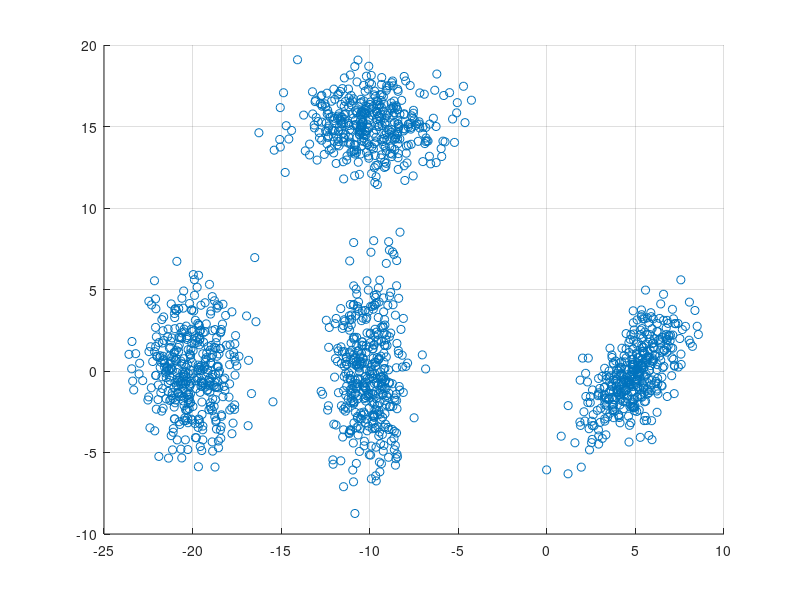

MATLAB code for this plot:
clear
clc

n = 400;
mean1 =  [-10, 0];
mean2 = [5, 0];
mean3 = [-20, 0];
mean4 = [-10, 15];
rng(123)

R1 = [8, 0; 0, 1];
R2 = [5, 0; 0, 1];
R3 = [2, 0; 0, 6];
R4 = [4, 0; 0, 2];

theta1 = 90;
Q1 = [cosd(theta1), -sind(theta1); sind(theta1), cosd(theta1)];
theta2 = 60;
Q2 = [cosd(theta2), -sind(theta2); sind(theta2), cosd(theta2)];
theta3 = 0;
Q3 = [cosd(theta3), -sind(theta3); sind(theta3), cosd(theta3)];
theta4 = 0;
Q4 = [cosd(theta4), -sind(theta4); sind(theta4), cosd(theta4)];

C1 = Q1 * R1 * inv(Q1);
C2 = Q2 * R2 * inv(Q2);
C3 = Q3 * R3 * inv(Q3);
C4 = Q4 * R4 * inv(Q4);

data_set1 = mvnrnd(mean1, C1, n);
data_set2 = mvnrnd(mean2, C2, n);
data_set3 = mvnrnd(mean3, C3, n);
data_set4 = mvnrnd(mean4, C4, n);

oneCol = ones(n, 1);
twoCol = oneCol + 1;

data_set1 = [data_set1, oneCol];
data_set2 = [data_set2, oneCol];
data_set3 = [data_set3, twoCol];
data_set4 = [data_set4, twoCol];

DS = [data_set1; data_set2; data_set3; data_set4];
% CC = cov(data_set)
% [V,D] = eig(CC)

fh(1) = figure(1);
clf(fh(1));
scatter(DS(:,1), DS(:,2));
grid on

DS = DS(randperm(size(DS, 1)), :);
save("DS.mat", "DS");